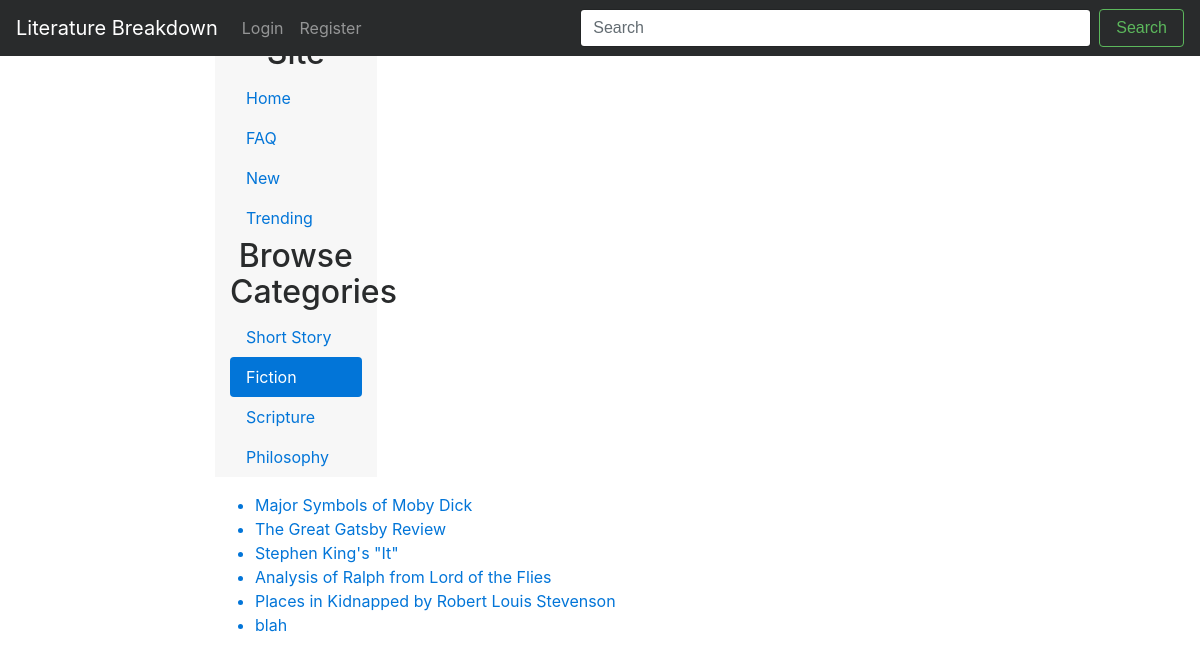
Before: /literaturebreakdown/category/fiction/ with the older database file.
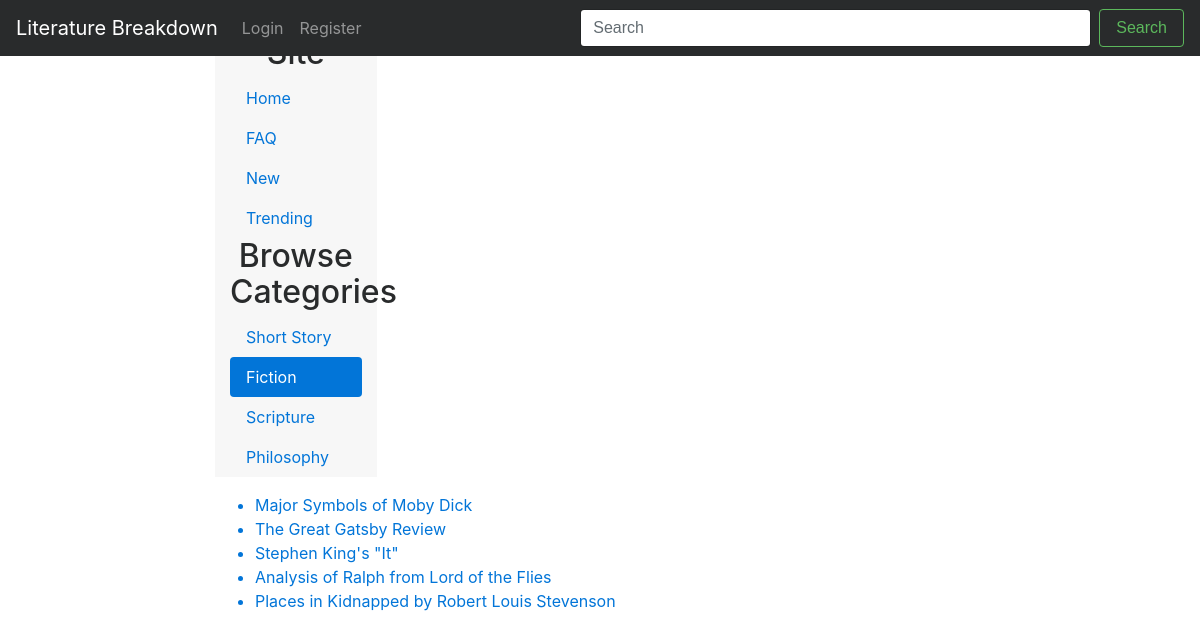
After: the same page with the newer database file.
### lit/models.py (models this page shows, shortened)
class Category(models.Model):
    name = models.CharField(max_length=50, unique=False)
    slug = models.SlugField()
    def __str__(self):
        return self.name

class Article(models.Model):
    author = models.ForeignKey(UserProfile)
    date_published = models.CharField(max_length=8, unique=False)
    book = models.CharField(max_length=128, unique=False)
    views = models.IntegerField(default=0)
    title = models.CharField(max_length=128, unique=True)
    analysis = models.CharField(max_length=2500, unique=False)
    category = models.CharField(max_length=50)
    slug = models.SlugField()
    img = models.ImageField(upload_to='profile_images', blank=True)
    rating = models.FloatField(max_length=5.0, default=0.0)
    book_author = models.CharField(max_length=128, default="")
    book_published = models.CharField(max_length=128, default="")

### lit/views.py (the view)
# urls.py: url(r'^category/(?P<category_name_slug>[\w\-]+)/$', views.show_category, name='show_category'),
def show_category(request, category_name_slug):
    context_dict = {}
    try:
        category = Category.objects.get(slug=category_name_slug)
        articles = Article.objects.filter(category=category)
        context_dict['articles'] = articles
        context_dict['category'] = category
        category_list = Category.objects.all()
        context_dict['categories'] = category_list
    except Category.DoesNotExist:
        context_dict['articles'] = None
        context_dict['category'] = None
        context_dict['categories'] = None
    return render(request, 'lit/category.html', context_dict)

### templates/lit/category.html (shortened to what this page needs)
<!DOCTYPE html>
{% extends 'lit/base.html' %}
{% load staticfiles %}
{% block body_block %}
	<div class="row">
	<div class="col-sm-9 offset-sm-3 col-md-10 offset-md-2 main">
		<nav class="col-sm-3 col-md-2 hidden-xs-down bg-faded sidebar">
		  <ul class="nav nav-pills flex-column">
			<li class="nav-item">
			<h2 style="text-align:center">Browse Site</h2>
			</li>
				<li class="nav-item">
				  <a class="nav-link" href="{% url 'index' %}">Home <span class="sr-only">(current)</span></a>
				</li>
				<li class="nav-item">
				  <a class="nav-link" href="{% url 'faq' %}">FAQ</a>
				</li>
				<li class="nav-item">
				  <a class="nav-link" href="{% url 'new' %}">New</a>
				</li>
				<li class="nav-item">
				  <a class="nav-link" href="{% url 'trending' %}">Trending</a>
				</li>
			<li class="nav-item">
			<h2 style="text-align:center">Browse Categories</h2>
			</li>
			{% if categories %}
			  {% for c in categories %}
					<li class="nav-item">
					{% if c == category %}
					  <a class="nav-link active" href="{% url 'show_category' c.slug %}">{{ c.name }}</a>
					{% else %}
					  <a class="nav-link" href="{% url 'show_category' c.slug %}">{{ c.name }}</a>
					{% endif %}
					</li>
			   {% endfor %}
			 {% else %}
				  <strong>There are no categories to show.</strong>
			{% endif %}
			  </ul>
			</nav>
		<div class="row marketing">
		  <div class="col-lg-8">
			<p>
			{% if articles %}
			<ul>
			{% for article in articles %}
				<a href="{% url 'show_article' article.slug %}">
				<li>{{ article.title }}</li>
				</a>
			{% endfor %}
			</ul>
			{% else %}
			<strong>There are no articles in this category to show.</strong>
			{% endif %}
			</p>
		  </div>
		</div>
	</div>
	</div>
{% endblock %}

Changed rows visible on the page:
removed Article: title "blah"
